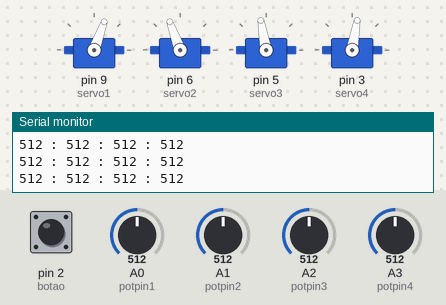
Bench run of a sketch on a simulated Arduino Uno, built with avr-gcc and run on an emulated ATmega328P. Parts: 4 × servo, the last lines printed to the serial monitor. The test bench sets the inputs (shaded band); at power-on: pin 2 (botao) HIGH, A0 (potpin1) = 512, A1 (potpin2) = 512, A2 (potpin3) = 512, A3 (potpin4) = 512.

Above: at 1.2 s.
1.3 s: pin 2 (botao) pulled LOW for 0.15 s
At 2.6 s:
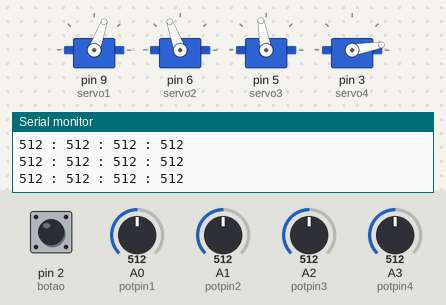
2.9 s: A0 (potpin1) set to 105
5.9 s: A0 (potpin1) set to 95
At 8.4 s:
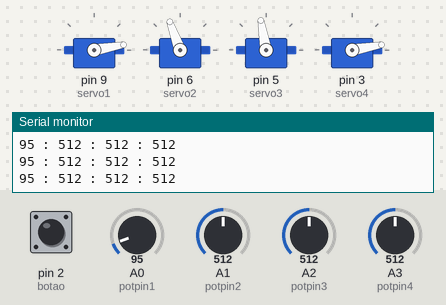
8.9 s: A1 (potpin2) set to 891
10.4 s: A1 (potpin2) set to 916
At 10.97 s:
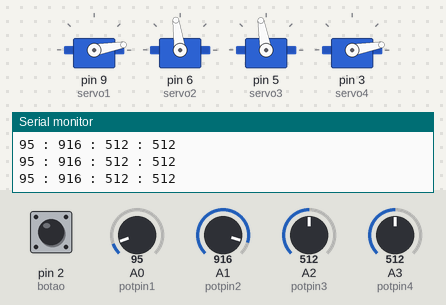
13.4 s: A2 (potpin3) set to 887
16.4 s: A2 (potpin3) set to 912
At 22.2 s:
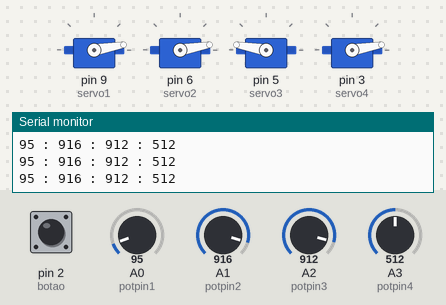
Timing chart, 0 to 22.4 s (numbered marks = the images above; inputs shaded):
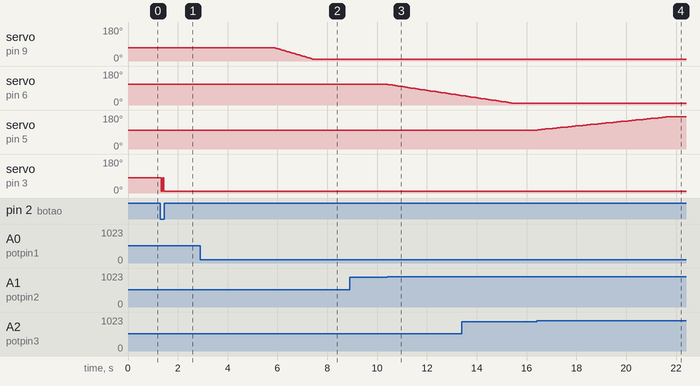

The sketch:

sketch_nov10a.ino
```cpp
// Para usar a biblioteca VarSpeedServo
#include "VarSpeedServo.h"

// Definição dos objetos servos do braço robótico

VarSpeedServo servo1; //Base
VarSpeedServo servo2; //Extensão
VarSpeedServo servo3; //Altura
VarSpeedServo servo4; //Garra

// Definição das entradas analógicas do Joytick

// Joystick Esquerdo

int potpin1 = A0;//VRy
int potpin2 = A1;//VRx
int botao = 2;
boolean aberta = true;

// Joystick Direito

int potpin3 = A2;//VRx // esses As são as portas
int potpin4 = A3;//VRy //

// Variáveis

int val1;
int val2;
int val3;
int val4;

//Valores iniciais de posição de cada servo

static int s1 = 70; //base
static int s2 = 110; //extensao
static int s3 = 100; //altura
static int s4 = 0; //garra


//colocar todos pra posição inicial (outro codigo)

void setup()
{
Serial.begin(9600); // Inicia a porta serial, configura a taxa de dados para 9600bps

// Anexa o objeto servo ao pino
pinMode(botao, INPUT_PULLUP);
servo1.attach(9); //Base, pino digital 9
servo2.attach(6); //Extensão, pino digital 6
servo3.attach(5); //Altura, pino digital 5
servo4.attach(3); //Garra, pino digital 3 // Ligar a garra

// Move todo o braço para posição inicial

servo1.write(70); //Base
servo2.write(110); //Extensão
servo3.write(100); //Altura
servo4.write(80); //Garra
val4 = 180;
}
void loop()
{
// Controle da base do braço

val1 = analogRead(potpin1); // Lê o valor do pino analógico especificado (A0VRy, joystick Esquerdo)

// Para direita

if (val1 < 100)
{
s1 = s1 - 2;
if (s1 <= 10)
{
s1 = 10;
}
servo1.write(s1); // Posição em graus para o servo
delay(50); // Espera 50 milessegundos
}

// Para esquerda

if (val1 > 900)
{
s1 = s1 + 2; // soma
if (s1 >= 170)
{
s1 = 170;
}
servo1.write(s1);
delay(50);
}

// Controle da extensão do braço

val2 = analogRead(potpin2);

// Para trás

if (val2 > 900)
{
s2 = s2 - 2;
if (s2 <= 10)
{
s2 = 10;
}
servo2.write(s2);
delay(50);
}

// Para frente

if (val2 < 100)
{
s2 = s2 + 2;
if (s2 >= 170)
{
s2 = 170;
}
servo2.write(s2);
delay(50);
}
// Controle da altura do braço

//Abaixar o braço
val3 = analogRead(potpin3);
if (val3 < 100)
{
s3 = s3 - 2;
if (s3 <= 10)
{
s3 = 10;
}
servo3.write(s3);
delay(50);
}
//Levantar o braço

if (val3 > 900)
{
s3 = s3 + 2;
if (s3 >= 170)
{
s3 = 170;
}
servo3.write(s3);
delay(50);
}
// Controle da garra do braço

val4 = analogRead(potpin4);
// Abrir a garra

if (val4 < 100)
{
s4 = s4 - 2;
if (s4 <= 80)
{
s4 = 80;
}
servo4.write(s4);
delay(50);
}
// Fechar a garra
if(digitalRead(botao) == LOW){
  if (aberta){
    Serial.println("garra fechada");
    s4 = 10;
    aberta = false;
  }else{
    Serial.println("garra fechada");
    s4 = 80;
    aberta = true;
  }
  servo4.write(s4);
  delay(50);
}
//if (val4 > 900)
//{
//s4 = s4 + 2;
//if (s4 >= 130)
//{
//s4 = 130;
//}
//servo4.write(s4);
//delay(50);
//}

// Exibe os valores analogicos na tela

Serial.print(val1);
Serial.print(" : ");
Serial.print(val2);
Serial.print(" : ");
Serial.print(val3);
Serial.print(" : ");
Serial.print(val4);
Serial.println();
}
```

Measured:
- the behaviour switches between 100 and 99 on A0 (potpin1) (found by bisection; images 1 and 2)
- the behaviour switches between 900 and 901 on A1 (potpin2) (found by bisection; images 2 and 3)
- the behaviour switches between 900 and 901 on A2 (potpin3) (found by bisection; images 3 and 4)
- after the input at 1.3 s, servo on pin 3 (servo4): 80° → 10° at once
- after the input at 5.9 s, servo on pin 9 (servo1): moves from 70° to 10° over 1.5 s, starting at once
- after the input at 10.4 s, servo on pin 6 (servo2): moves from 110° to 50° over 2.9 s, starting at once
- after the input at 16.4 s, servo on pin 5 (servo3): moves from 100° to 170° over 5.1 s, starting after 0.05 s
